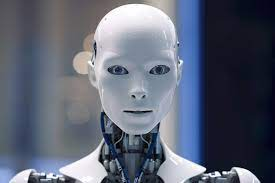
#> input picture face.jpeg, 275 x 183 px
$ python Making_spongebob_filter.py
#> lines starting #> are read from the running program, lines starting #| are printed output that depends on the picture
#Importing the libraries
import cv2
#Reading image using opencv
i=cv2.imread('face.jpeg')
#> i is the input picture: shape (183, 275, 3); mean B, G, R 115.7, 99.3, 92.7
#Printing shape of image
print(i.shape)
#| (183, 275, 3)
#Printing the stored image array
print(i)
#> (printed output is left out)
#Converting to grayscale
i_gray=cv2.imread('face.jpeg',0)
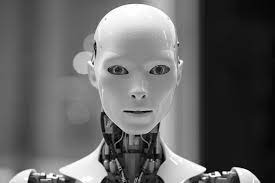
#> i_gray: shape (183, 275); min 0, max 255, mean 99.2
#Selecting region in the image
#> (the run stopped early here; a loop or call above may not have finished)
